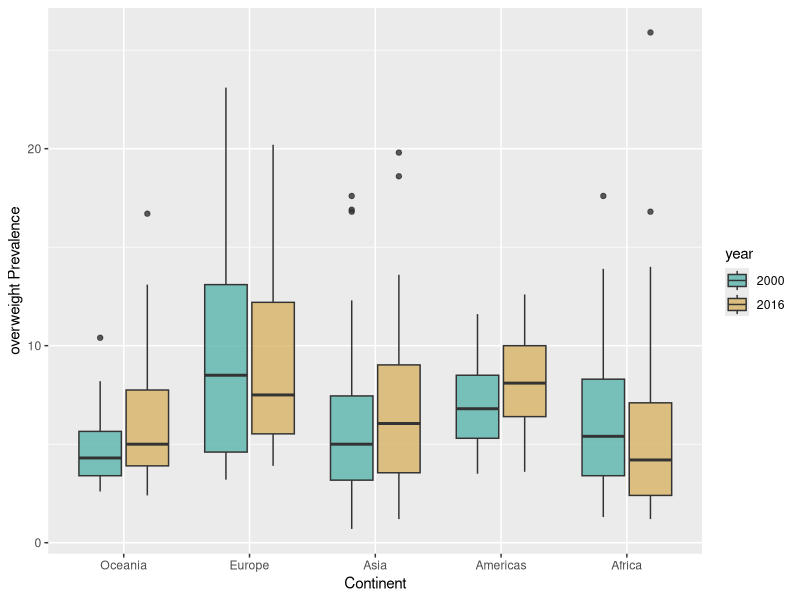

The R source for this figure:
library(tidyverse)
# Code goes here

world_bank_countries <- read_csv("data/world_bank_countries.csv")

# https://ggplot2tor.com/theme

world_bank_countries %>% 
  filter(year %in% c(2000, 2016)) %>% 
  mutate(
    year = year %>% as_factor,
    continent = continent %>% as_factor %>% 
      fct_relevel("Oceania", "Europe", "Asia", 
                  "Americas", "Africa")) %>%
  ggplot(aes(x = continent, 
             y = overweight,
             fill = year)) + 
  geom_boxplot(width = 0.75, 
               alpha = .8,
               position = position_dodge2(padding = 0.1)) +
  scale_fill_manual(values = c("#5ab4ac", "#d8b365")) +
  scale_y_continuous(name = "overweight Prevalence") +
  scale_x_discrete(name = "Continent") +
  theme(
    # Code goes here
  )
